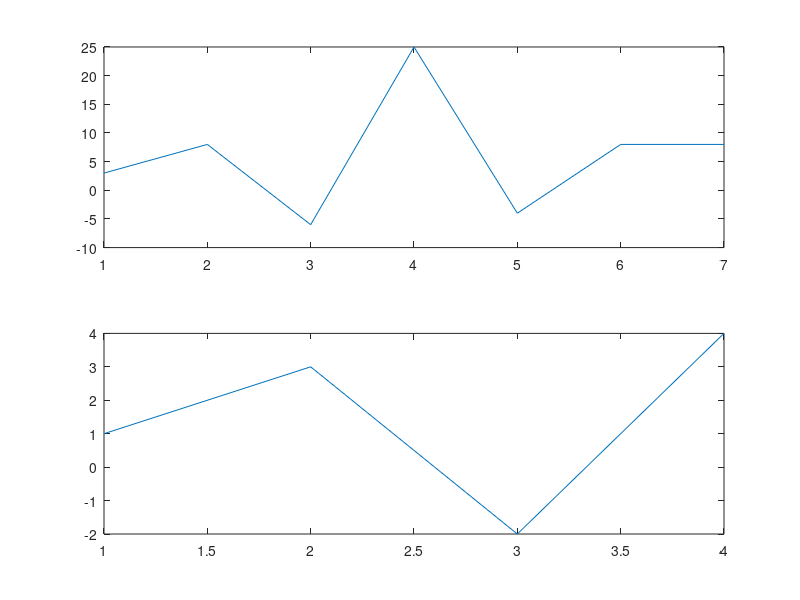
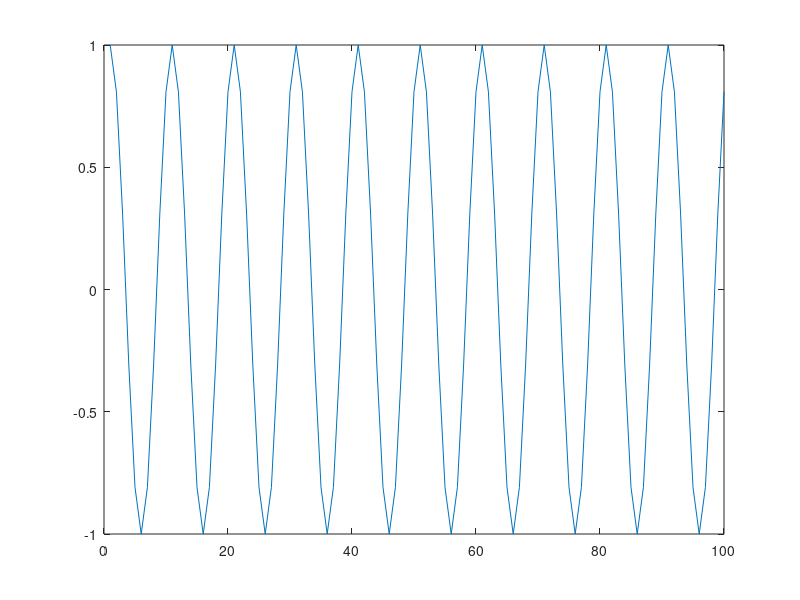
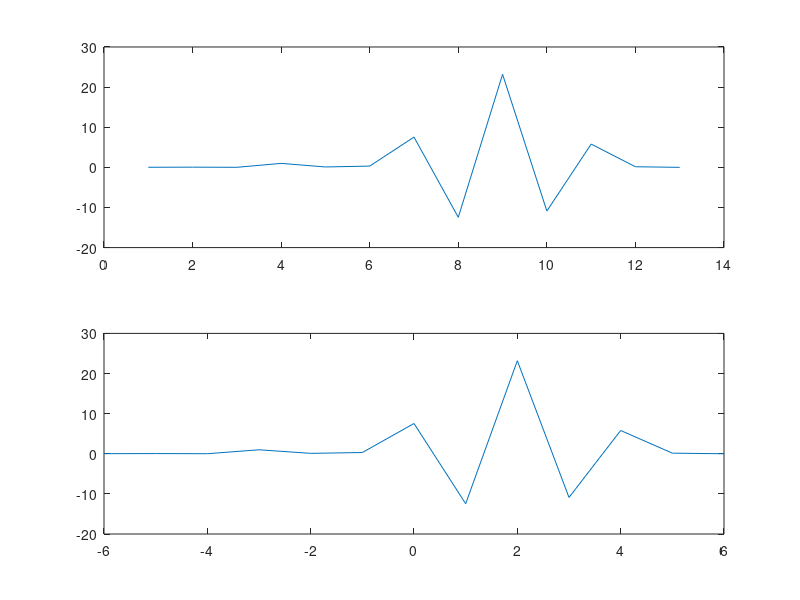

The MATLAB source for these figures, in order:
clear all
x=[1 3 -2 4];
y=[2 3 -1 3];
z=[100 -1 4 -2];
r=xcorr(x,y);
s=xcorr(y,z);
figure(1)
subplot(211)
plot(r)
subplot(212)
plot(x)


t=[0:100-1]/100;
s1=cos(2*pi*10*t);
figure(2)
plot(s1)

a = [0.1 0.2  -0.1 4.1 -2 1.5 0 ];
b = [0.1 4 -2.2 1.6 0.1 0.1 0.2];

cor_seq=xcorr(a,b);
[cor_seq lags]=xcorr(a,b)
figure(3)
subplot(211)
plot(cor_seq)
subplot(212)
plot(lags,cor_seq)